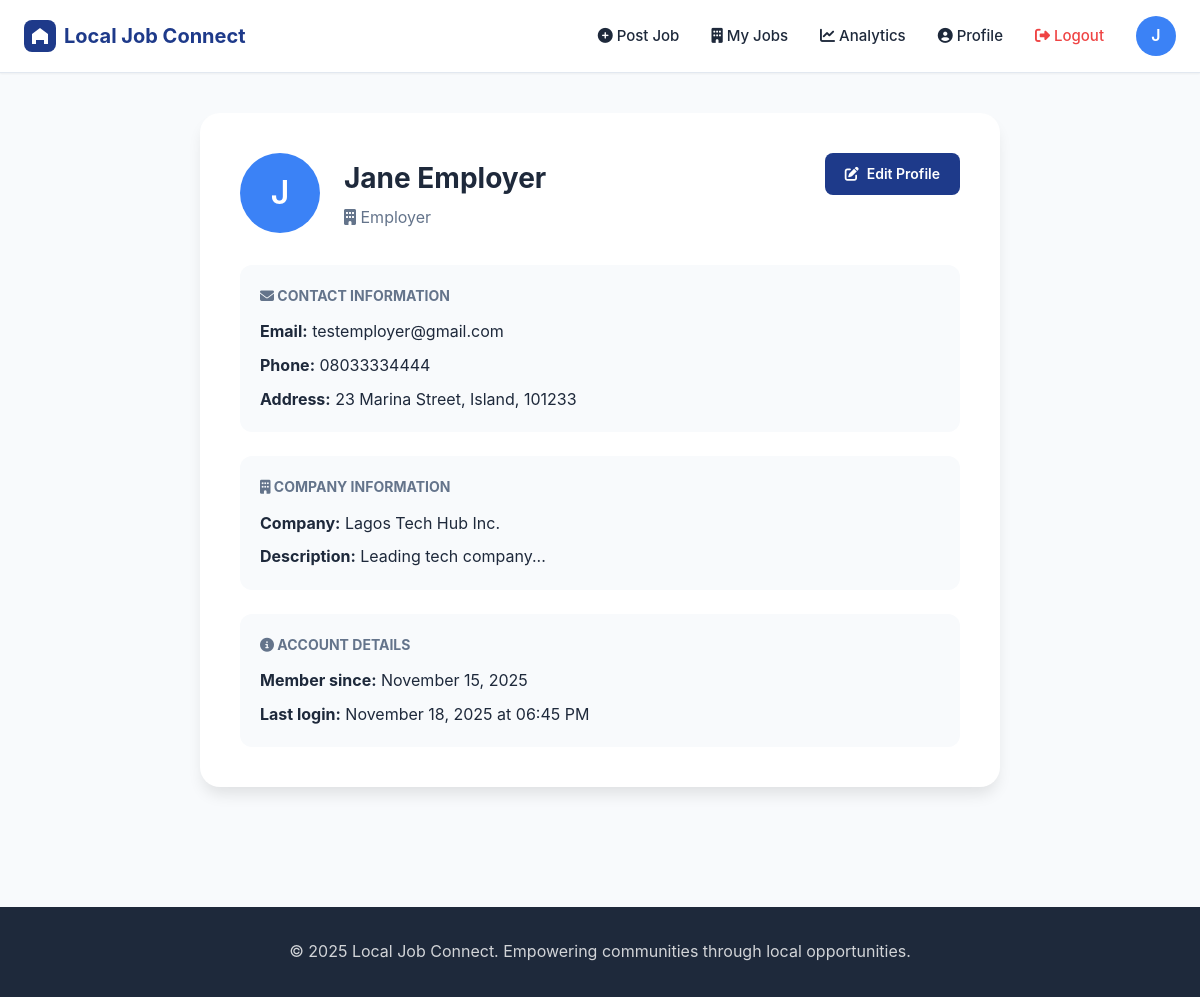
Page /profile (signed in) on the committed database.
### app.py (models this page shows, shortened)
class User(UserMixin, db.Model):
    __tablename__ = 'users'
    id = db.Column(db.Integer, primary_key=True)
    email = db.Column(db.String(120), unique=True, nullable=False)
    password_hash = db.Column(db.String(255), nullable=False)
    role = db.Column(db.String(20), nullable=False)
    full_name = db.Column(db.String(100), nullable=False)
    phone = db.Column(db.String(20))
    address = db.Column(db.String(200))
    city = db.Column(db.String(100))
    zip_code = db.Column(db.String(10))
    latitude = db.Column(db.Float)
    longitude = db.Column(db.Float)
    company_name = db.Column(db.String(100))
    company_description = db.Column(db.Text)
    created_at = db.Column(db.DateTime, default=datetime.utcnow)
    last_login = db.Column(db.DateTime)
    job_postings = db.relationship('JobPosting', backref='employer', lazy=True, cascade='all, delete-orphan')
    applications = db.relationship('Application', backref='applicant', lazy=True, cascade='all, delete-orphan')
    resumes = db.relationship('Resume', backref='user', lazy=True, cascade='all, delete-orphan')
    saved_jobs = db.relationship('SavedJob', backref='user', lazy=True, cascade='all, delete-orphan')

### app.py (the view)
@app.route('/profile')
@login_required
def profile():
    return render_template('profile.html')

### app.py (called while the page is built)
@login_manager.user_loader
def load_user(user_id):
    return User.query.get(int(user_id))

### templates/profile.html (shortened to what this page needs)
{% extends "base.html" %}
{% block content %}
<div class="container" style="padding: 40px 0;">
    <div style="max-width: 800px; margin: 0 auto;">
        <div style="background: var(--bg-white); padding: 40px; border-radius: 20px; box-shadow: var(--shadow-lg);">
            <div style="display: flex; justify-content: space-between; align-items: start; margin-bottom: 32px;">
                <div style="display: flex; gap: 24px; align-items: center;">
                    <div class="user-profile" style="width: 80px; height: 80px; font-size: 32px;">
                        {{ current_user.full_name[0].upper() }}
                    </div>
                    <div>
                        <h1 style="font-size: 28px; font-weight: 700; margin-bottom: 4px;">{{ current_user.full_name }}</h1>
                        <p style="color: var(--text-gray); font-size: 16px;">
                            <i class="fas fa-{{ 'user' if current_user.role == 'job_seeker' else 'building' }}"></i>
                            {{ current_user.role|replace('_', ' ')|title }}
                        </p>
                    </div>
                </div>
                <a href="{{ url_for('edit_profile') }}" class="btn btn-primary">
                    <i class="fas fa-edit"></i> Edit Profile
                </a>
            </div>
            <div style="display: grid; gap: 24px;">
                <div style="padding: 20px; background: var(--bg-light); border-radius: 12px;">
                    <h3 style="font-size: 14px; font-weight: 700; text-transform: uppercase; color: var(--text-gray); margin-bottom: 12px;">
                        <i class="fas fa-envelope"></i> Contact Information
                    </h3>
                    <p style="margin-bottom: 8px;"><strong>Email:</strong> {{ current_user.email }}</p>
                    <p style="margin-bottom: 8px;"><strong>Phone:</strong> {{ current_user.phone or 'Not provided' }}</p>
                    <p><strong>Address:</strong> {{ current_user.address }}, {{ current_user.city }}, {{ current_user.zip_code }}</p>
                </div>
                {% if current_user.role == 'employer' %}
                <div style="padding: 20px; background: var(--bg-light); border-radius: 12px;">
                    <h3 style="font-size: 14px; font-weight: 700; text-transform: uppercase; color: var(--text-gray); margin-bottom: 12px;">
                        <i class="fas fa-building"></i> Company Information
                    </h3>
                    <p style="margin-bottom: 8px;"><strong>Company:</strong> {{ current_user.company_name }}</p>
                    <p><strong>Description:</strong> {{ current_user.company_description or 'Not provided' }}</p>
                </div>
                {% endif %}
                <div style="padding: 20px; background: var(--bg-light); border-radius: 12px;">
                    <h3 style="font-size: 14px; font-weight: 700; text-transform: uppercase; color: var(--text-gray); margin-bottom: 12px;">
                        <i class="fas fa-info-circle"></i> Account Details
                    </h3>
                    <p style="margin-bottom: 8px;"><strong>Member since:</strong> {{ current_user.created_at.strftime('%B %d, %Y') }}</p>
                    <p><strong>Last login:</strong> {{ current_user.last_login.strftime('%B %d, %Y at %I:%M %p') if current_user.last_login else 'N/A' }}</p>
                </div>
            </div>
        </div>
    </div>
</div>
{% endblock %}

### templates/base.html (shortened to what this page needs)
<!DOCTYPE html>
<html lang="en">
<head>
    <link rel="stylesheet" href="{{ url_for('static', filename='css/style.css') }}">
    <link rel="stylesheet" href="https://cdnjs.cloudflare.com/ajax/libs/font-awesome/6.4.0/css/all.min.css">
</head>
<body>
    <nav class="navbar">
        <div class="container">
            <div class="nav-brand">
                <a href="{{ url_for('index') }}">
                    <svg width="32" height="32" viewBox="0 0 32 32" fill="none" xmlns="http://www.w3.org/2000/svg">
                        <rect width="32" height="32" rx="8" fill="#1e3a8a"/>
                        <path d="M16 8L8 14V24H12V20H20V24H24V14L16 8Z" fill="white"/>
                    </svg>
                    Local Job Connect
                </a>
            </div>
            <div class="nav-links">
    {% if current_user.is_authenticated %}
        {% if current_user.role == 'job_seeker' %}
            <a href="{{ url_for('search_jobs') }}"><i class="fas fa-search"></i> Browse Jobs</a>
            <a href="{{ url_for('job_seeker_dashboard') }}"><i class="fas fa-briefcase"></i> My Applications</a>
        {% else %}
            <a href="{{ url_for('create_job') }}"><i class="fas fa-plus-circle"></i> Post Job</a>
            <a href="{{ url_for('employer_dashboard') }}"><i class="fas fa-building"></i> My Jobs</a>
            <a href="{{ url_for('analytics') }}"><i class="fas fa-chart-line"></i> Analytics</a>
        {% endif %}
        <a href="{{ url_for('profile') }}"><i class="fas fa-user-circle"></i> Profile</a>
        <a href="{{ url_for('logout') }}" class="btn-logout"><i class="fas fa-sign-out-alt"></i> Logout</a>
        <div class="user-profile">
            {{ current_user.full_name[0].upper() }}
        </div>
    {% else %}
        <a href="{{ url_for('login') }}">Login</a>
        <a href="{{ url_for('register') }}" class="btn btn-primary">Sign Up</a>
    {% endif %}
</div>
        </div>
    </nav>
    <main class="main-content">
        {% block content %}{% endblock %}
    </main>
    <footer class="footer">
        <div class="container">
            <p>&copy; 2025 Local Job Connect. Empowering communities through local opportunities.</p>
        </div>
    </footer>
</body>
</html>

### static/css/style.css (style rules this page uses)
* { margin: 0; padding: 0; box-sizing: border-box; }
:root { --primary-blue: #1e3a8a; --primary-light: #3b82f6; --secondary-blue: #0ea5e9; --success-green: #10b981; --warning-yellow: #f59e0b; --danger-red: #ef4444; --bg-light: #f8fafc; --bg-white: #ffffff; --text-dark: #1e293b; --text-gray: #64748b; --border-light: #e2e8f0; --shadow-sm: 0 1px 2px 0 rgba(0, 0, 0, 0.05); --shadow-md: 0 4px 6px -1px rgba(0, 0, 0, 0.1); --shadow-lg: 0 10px 15px -3px rgba(0, 0, 0, 0.1); --shadow-xl: 0 20px 25px -5px rgba(0, 0, 0, 0.1); }
body { font-family: -apple-system, BlinkMacSystemFont, 'Segoe UI', 'Roboto', sans-serif; line-height: 1.6; color: var(--text-dark); background-color: var(--bg-light); }
.container { max-width: 1280px; margin: 0 auto; padding: 0 24px; }
.navbar { background: var(--bg-white); box-shadow: var(--shadow-sm); padding: 16px 0; position: sticky; top: 0; z-index: 100; border-bottom: 1px solid var(--border-light); }
.navbar .container { display: flex; justify-content: space-between; align-items: center; }
.nav-brand { display: flex; align-items: center; gap: 8px; }
.nav-brand a { font-size: 20px; font-weight: 700; color: var(--primary-blue); text-decoration: none; display: flex; align-items: center; gap: 8px; }
.nav-brand svg { width: 32px; height: 32px; }
.nav-links { display: flex; gap: 32px; align-items: center; }
.nav-links a { color: var(--text-dark); text-decoration: none; font-weight: 500; font-size: 15px; transition: color 0.2s; }
.user-profile { width: 40px; height: 40px; border-radius: 50%; background: var(--primary-light); display: flex; align-items: center; justify-content: center; color: white; font-weight: 600; cursor: pointer; }
.btn { display: inline-flex; align-items: center; justify-content: center; padding: 10px 20px; border-radius: 8px; font-weight: 600; font-size: 14px; cursor: pointer; border: none; transition: all 0.2s; text-decoration: none; gap: 8px; }
.btn-primary { background: var(--primary-blue); color: white; }
.btn-logout { color: var(--danger-red) !important; }
.footer { background: var(--text-dark); color: white; text-align: center; padding: 32px 0; margin-top: 80px; }
.footer p { opacity: 0.8; }

### rows in the picture
User: full_name "J", full_name "Jane Employer", role "Employer", email "testemployer@gmail.com", phone "08033334444", address "23 Marina Street", city "Island", zip_code "101233", company_name "Lagos Tech Hub Inc.", company_description "Leading tech company...", created_at "November 15, 2025", last_login "November 18, 2025 at 06:45 PM"
